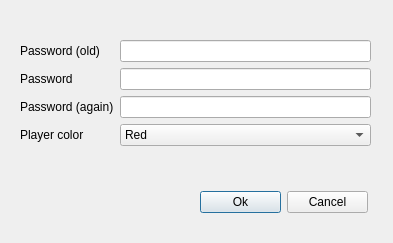
<?xml version="1.0" encoding="UTF-8"?>
<ui version="4.0">
 <class>ChangePassword</class>
 <widget class="QDialog" name="ChangePassword">
  <property name="geometry">
   <rect>
    <x>0</x>
    <y>0</y>
    <width>393</width>
    <height>243</height>
   </rect>
  </property>
  <property name="windowTitle">
   <string>Dialog</string>
  </property>
  <widget class="QWidget" name="formLayoutWidget">
   <property name="geometry">
    <rect>
     <x>20</x>
     <y>40</y>
     <width>351</width>
     <height>111</height>
    </rect>
   </property>
   <layout class="QFormLayout" name="formLayout">
    <item row="0" column="0">
     <widget class="QLabel" name="passwordOldLabel">
      <property name="text">
       <string>Password (old)</string>
      </property>
     </widget>
    </item>
    <item row="0" column="1">
     <widget class="QLineEdit" name="passwordOldLineEdit">
      <property name="echoMode">
       <enum>QLineEdit::Password</enum>
      </property>
     </widget>
    </item>
    <item row="1" column="0">
     <widget class="QLabel" name="passwordLabel">
      <property name="text">
       <string>Password</string>
      </property>
     </widget>
    </item>
    <item row="1" column="1">
     <widget class="QLineEdit" name="passwordLineEdit">
      <property name="echoMode">
       <enum>QLineEdit::Password</enum>
      </property>
     </widget>
    </item>
    <item row="2" column="0">
     <widget class="QLabel" name="passwordAgainLabel">
      <property name="text">
       <string>Password (again)</string>
      </property>
     </widget>
    </item>
    <item row="2" column="1">
     <widget class="QLineEdit" name="passwordAgainLineEdit">
      <property name="echoMode">
       <enum>QLineEdit::Password</enum>
      </property>
     </widget>
    </item>
    <item row="3" column="0">
     <widget class="QLabel" name="playerColorLabel">
      <property name="text">
       <string>Player color</string>
      </property>
     </widget>
    </item>
    <item row="3" column="1">
     <widget class="QComboBox" name="playerColorComboBox">
      <item>
       <property name="text">
        <string>Red</string>
       </property>
      </item>
      <item>
       <property name="text">
        <string>Blue</string>
       </property>
      </item>
      <item>
       <property name="text">
        <string>Green</string>
       </property>
      </item>
     </widget>
    </item>
   </layout>
  </widget>
  <widget class="QWidget" name="horizontalLayoutWidget">
   <property name="geometry">
    <rect>
     <x>200</x>
     <y>190</y>
     <width>168</width>
     <height>24</height>
    </rect>
   </property>
   <layout class="QHBoxLayout" name="horizontalLayout">
    <item>
     <widget class="QPushButton" name="okButton">
      <property name="text">
       <string>Ok</string>
      </property>
     </widget>
    </item>
    <item>
     <widget class="QPushButton" name="cancelButton">
      <property name="text">
       <string>Cancel</string>
      </property>
     </widget>
    </item>
   </layout>
  </widget>
 </widget>
 <resources/>
 <connections/>
</ui>
